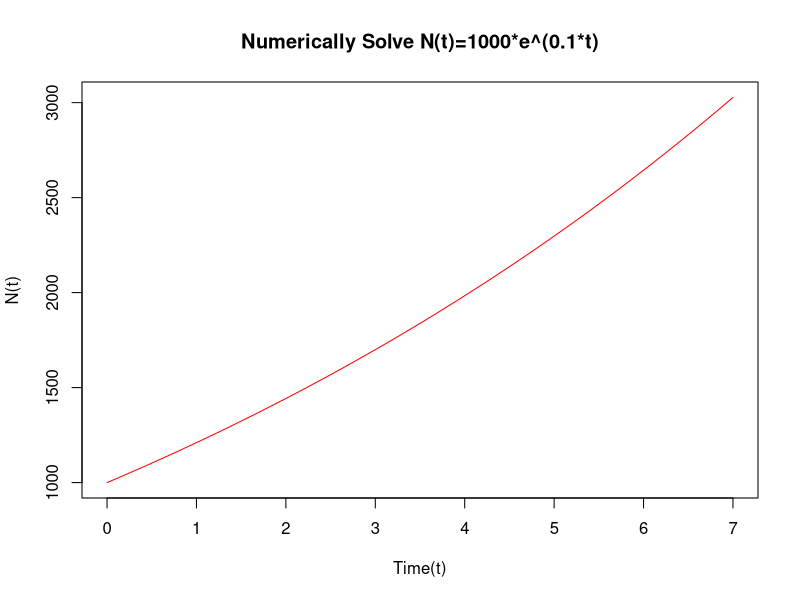

The R source for this figure:
#problem 1
# model N(t)=1000*e^(0.1*t)*e(M*)
library(deSolve)

model<-function(times,y,params){
  N<-y
  kb<-params[1]
  r<-params[2]
  dN<-kb*N+r
  return(list(dN))
}


# initial value 
y<-1000
# parameters( r=0.1, k=10)
kb<-0.1
# new arrival migration
r<-100
params<-c(kb,r)

# time range for solution
times<-seq(0,7,0.1)

# call 'ode' function from library "deSolve"
out<-ode(y,times,model,params)

#par(mfrow = c(2, 2))
# overloaded function for ode
plot(out, xlab="Time(t)", ylab="N(t)", color='red', main="Numerically Solve N(t)=1000*e^(0.1*t)")

#summary
print(out)
print(summary(out))
